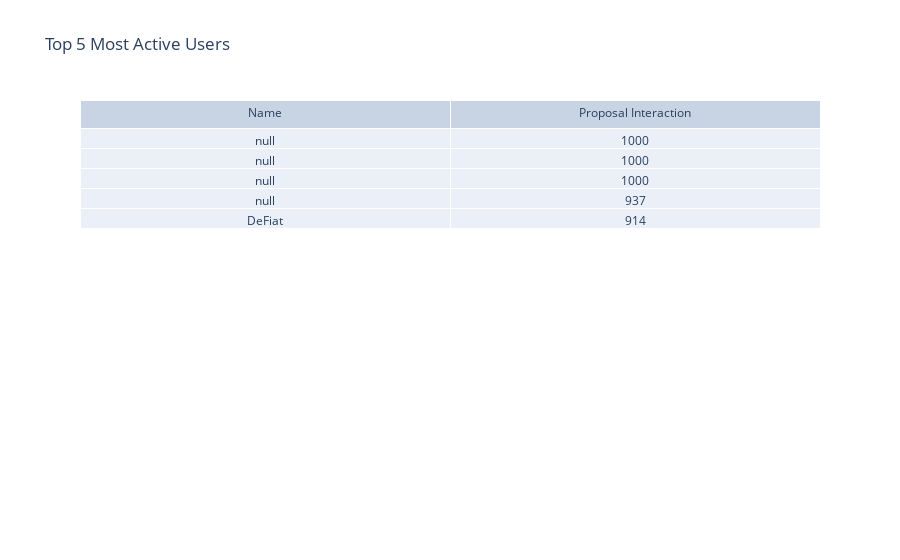
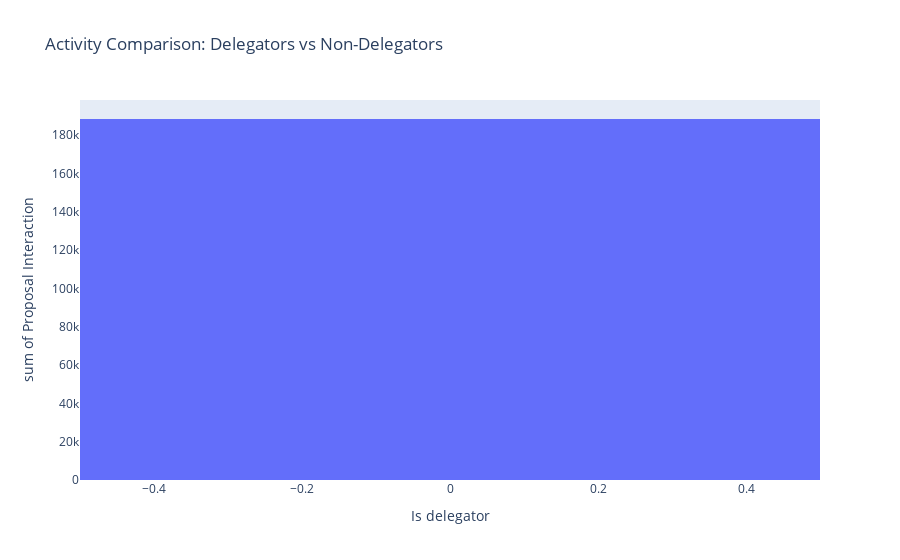
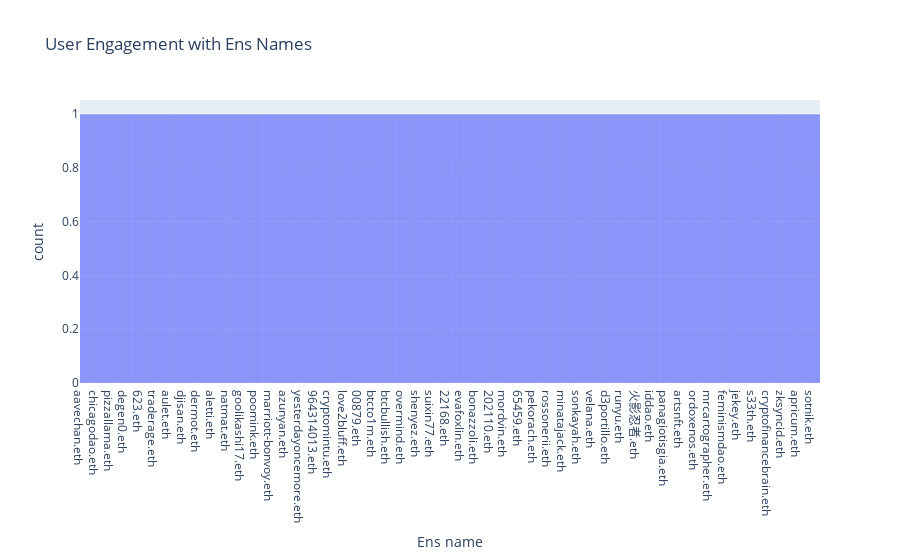
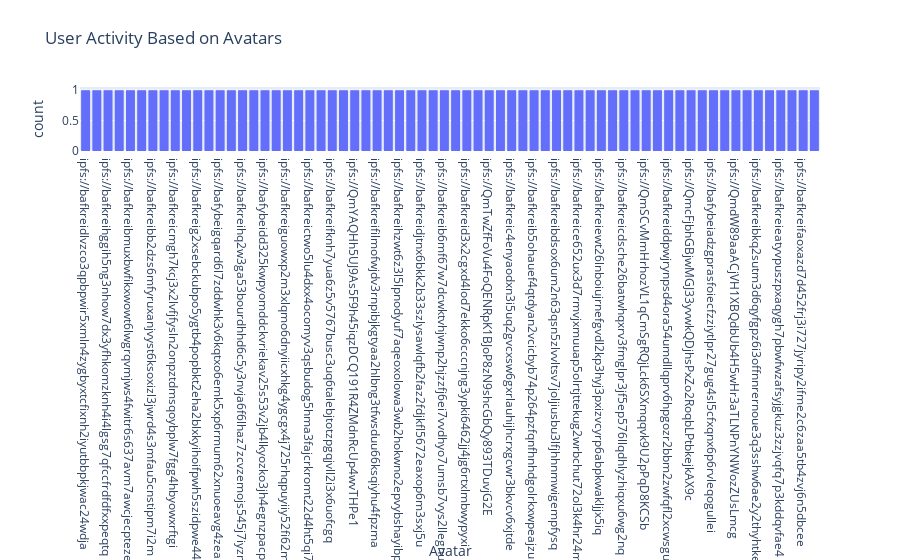

Notebook cell for these charts, in order:
### Code cell
# Most active users based on proposal interaction
top_active_users = df.nlargest(5, 'Proposal Interaction')
fig = go.Figure(data=[go.Table(
    header=dict(values=['Name', 'Proposal Interaction']),
    cells=dict(values=[top_active_users['Name'], top_active_users['Proposal Interaction']])
)])
fig.update_layout(title='Top 5 Most Active Users')
fig.show()

# Activity comparison: Delegators vs non-delegators
fig = px.histogram(
    df,
    x='Is delegator',
    y='Proposal Interaction',
    color_discrete_sequence=['#636EFA'],
    title='Activity Comparison: Delegators vs Non-Delegators'
)
fig.show()

# User engagement with Ens names
fig = px.histogram(
    df,
    x='Ens name',
    title='User Engagement with Ens Names'
)
fig.show()

# User activity based on avatars
fig = px.histogram(
    df,
    x='Avatar',
    title='User Activity Based on Avatars'
)
fig.show()

### Figure 1 — Plotly figure (JSON) as saved in the notebook; plotly's stock layout.template omitted (floating-point values rounded to 4 significant figures)
{"data": [{"cells": {"values": [[null, null, null, null, "DeFiat"], [1000, 1000, 1000, 937, 914]]}, "header": {"values": ["Name", "Proposal Interaction"]}, "type": "table"}], "layout": {"title": {"text": "Top 5 Most Active Users"}}}

### Figure 2 — Plotly figure (JSON) as saved in the notebook; plotly's stock layout.template omitted (floating-point values rounded to 4 significant figures; data arrays with more than 128 entries replaced by an {"elided": "..."} marker saying what was removed)
{"data": [{"alignmentgroup": "True", "bingroup": "x", "histfunc": "sum", "hovertemplate": "Is delegator=%{x}<br>sum of Proposal Interaction=%{y}<extra></extra>", "legendgroup": "", "marker": {"color": "#636EFA", "pattern": {"shape": ""}}, "name": "", "offsetgroup": "", "orientation": "v", "showlegend": false, "type": "histogram", "x": {"elided": "1650 int values"}, "xaxis": "x", "y": {"elided": "1650 int values"}, "yaxis": "y"}], "layout": {"barmode": "relative", "legend": {"tracegroupgap": 0}, "title": {"text": "Activity Comparison: Delegators vs Non-Delegators"}, "xaxis": {"anchor": "y", "domain": [0, 1], "title": {"text": "Is delegator"}}, "yaxis": {"anchor": "x", "domain": [0, 1], "title": {"text": "sum of Proposal Interaction"}}}}

### Figure 3 — Plotly figure (JSON) as saved in the notebook; plotly's stock layout.template omitted (floating-point values rounded to 4 significant figures; data arrays with more than 128 entries replaced by an {"elided": "..."} marker saying what was removed)
{"data": [{"alignmentgroup": "True", "bingroup": "x", "hovertemplate": "Ens name=%{x}<br>count=%{y}<extra></extra>", "legendgroup": "", "marker": {"color": "#636efa", "pattern": {"shape": ""}}, "name": "", "offsetgroup": "", "orientation": "v", "showlegend": false, "type": "histogram", "x": {"elided": "1650 str values"}, "xaxis": "x", "yaxis": "y"}], "layout": {"barmode": "relative", "legend": {"tracegroupgap": 0}, "title": {"text": "User Engagement with Ens Names"}, "xaxis": {"anchor": "y", "domain": [0, 1], "title": {"text": "Ens name"}}, "yaxis": {"anchor": "x", "domain": [0, 1], "title": {"text": "count"}}}}

### Figure 4 — Plotly figure (JSON) as saved in the notebook; plotly's stock layout.template omitted (floating-point values rounded to 4 significant figures; data arrays with more than 128 entries replaced by an {"elided": "..."} marker saying what was removed)
{"data": [{"alignmentgroup": "True", "bingroup": "x", "hovertemplate": "Avatar=%{x}<br>count=%{y}<extra></extra>", "legendgroup": "", "marker": {"color": "#636efa", "pattern": {"shape": ""}}, "name": "", "offsetgroup": "", "orientation": "v", "showlegend": false, "type": "histogram", "x": {"elided": "1650 str values"}, "xaxis": "x", "yaxis": "y"}], "layout": {"barmode": "relative", "legend": {"tracegroupgap": 0}, "title": {"text": "User Activity Based on Avatars"}, "xaxis": {"anchor": "y", "domain": [0, 1], "title": {"text": "Avatar"}}, "yaxis": {"anchor": "x", "domain": [0, 1], "title": {"text": "count"}}}}
